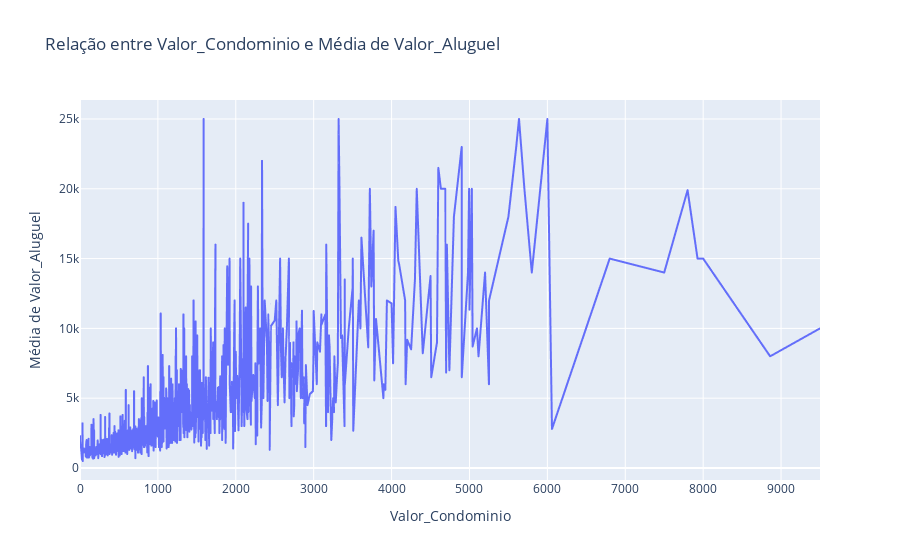

This figure's notebook cell:
### Markdown cell above
Existe relação entre o Aluguel e o valor do condominio?
Qual a relação entre o valor do condominio e a metragem?
A quantidade de banheiros influência no numero de suítes?

### Code cell
# relação entre o Aluguel e o valor do condominio
media_salario_mensal_por_idade = df.groupby('Valor_Condominio')['Valor_Aluguel'].mean().reset_index()

fig = px.line(media_salario_mensal_por_idade, x='Valor_Condominio', y='Valor_Aluguel',
              title='Relação entre Valor_Condominio e Média de Valor_Aluguel',
              labels={'Valor_Condominio': 'Valor_Condominio', 'Valor_Aluguel': 'Média de Valor_Aluguel'})

fig.show()

### Figure 1 — Plotly figure (JSON) as saved in the notebook; plotly's stock layout.template omitted (floating-point values rounded to 4 significant figures; data arrays with more than 128 entries replaced by an {"elided": "..."} marker saying what was removed)
{"data": [{"hovertemplate": "Valor_Condominio=%{x}<br>Média de Valor_Aluguel=%{y}<extra></extra>", "legendgroup": "", "line": {"color": "#636efa", "dash": "solid"}, "marker": {"symbol": "circle"}, "mode": "lines", "name": "", "showlegend": false, "type": "scattergl", "x": {"elided": "1186 int values"}, "xaxis": "x", "y": {"elided": "1186 float values"}, "yaxis": "y"}], "layout": {"legend": {"tracegroupgap": 0}, "title": {"text": "Relação entre Valor_Condominio e Média de Valor_Aluguel"}, "xaxis": {"anchor": "y", "domain": [0, 1], "title": {"text": "Valor_Condominio"}}, "yaxis": {"anchor": "x", "domain": [0, 1], "title": {"text": "Média de Valor_Aluguel"}}}}
